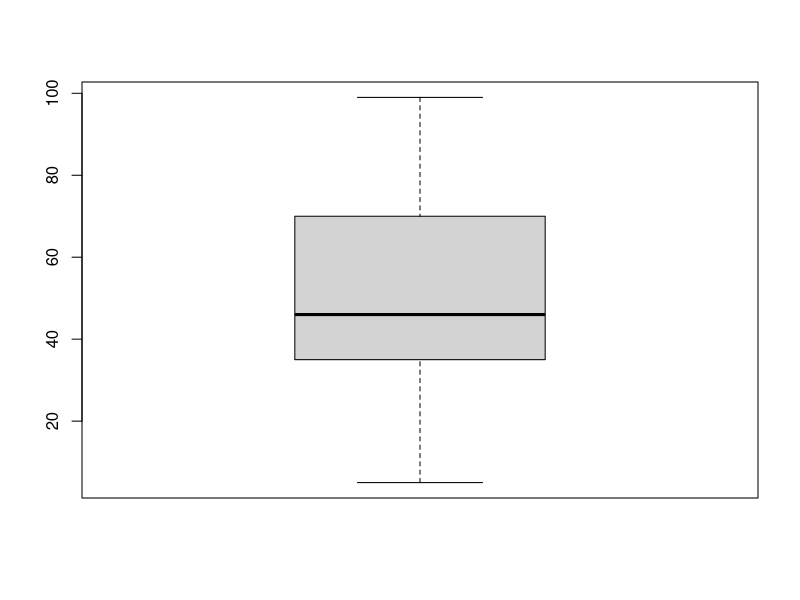
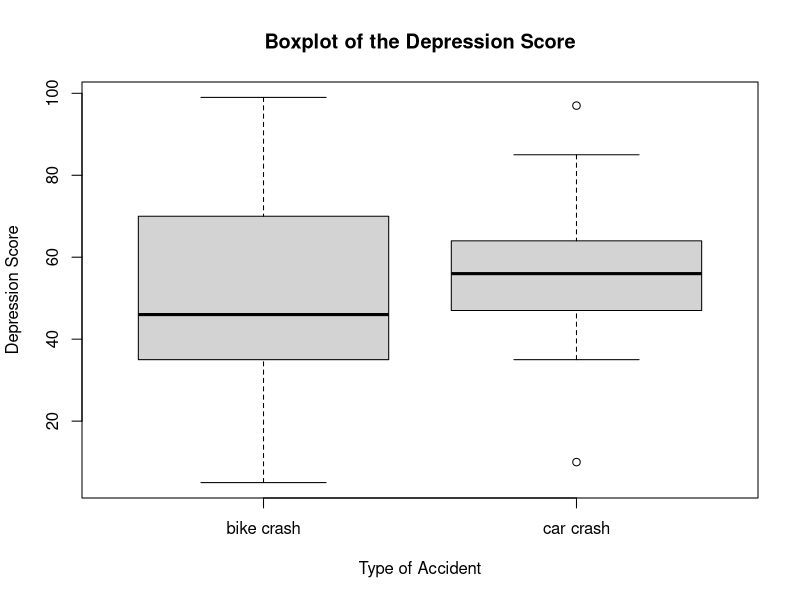

Reproduce these figures in R, in order.
## ---- chunk 1
library(tidyverse)
## ---- chunk 2
c1 <- c(45, 39, 25, 47, 49, 5, 70, 99, 74, 37, 99, 35, 8, 59)
summary(c1)
sd(c1)
## ---- chunk 3
boxplot(c1)
## ---- chunk 4
c2 <- c(67, 50, 85, 43, 64, 35, 47, 97, 58, 58, 10, 56, 50)
df1 <- data.frame(Score = c1, Type = c("bike crash"))
df2 <- data.frame(Score = c2, Type = c("car crash"))
All <- rbind(df1, df2)

boxplot(Score~Type,
        data=All,
        main="Boxplot of the Depression Score",
        xlab="Type of Accident",
        ylab="Depression Score"
)
